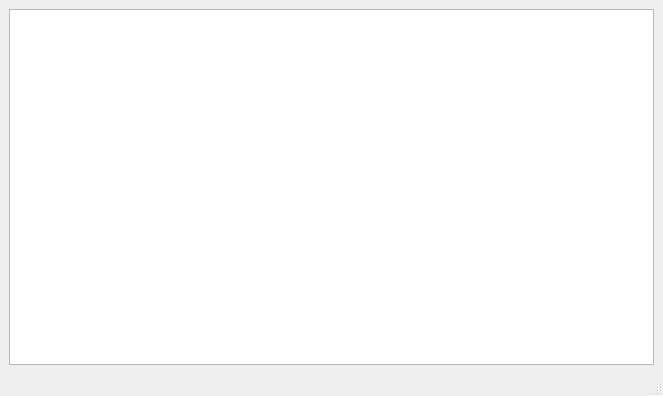
<?xml version="1.0" encoding="UTF-8"?>
<ui version="4.0">
 <class>MainWindow</class>
 <widget class="QMainWindow" name="MainWindow">
  <property name="geometry">
   <rect>
    <x>0</x>
    <y>0</y>
    <width>663</width>
    <height>396</height>
   </rect>
  </property>
  <property name="windowTitle">
   <string>MainWindow</string>
  </property>
  <widget class="QWidget" name="centralwidget">
   <property name="sizePolicy">
    <sizepolicy hsizetype="Expanding" vsizetype="Expanding">
     <horstretch>0</horstretch>
     <verstretch>0</verstretch>
    </sizepolicy>
   </property>
   <layout class="QHBoxLayout" name="horizontalLayout">
    <item>
     <widget class="QMarkdownTextEdit" name="plainTextEdit"/>
    </item>
   </layout>
  </widget>
  <widget class="QMenuBar" name="menubar">
   <property name="geometry">
    <rect>
     <x>0</x>
     <y>0</y>
     <width>663</width>
     <height>21</height>
    </rect>
   </property>
  </widget>
  <widget class="QStatusBar" name="statusbar"/>
 </widget>
 <customwidgets>
  <customwidget>
   <class>QMarkdownTextEdit</class>
   <extends>QPlainTextEdit</extends>
   <header>qmarkdowntextedit.h</header>
  </customwidget>
 </customwidgets>
 <resources/>
 <connections/>
</ui>
